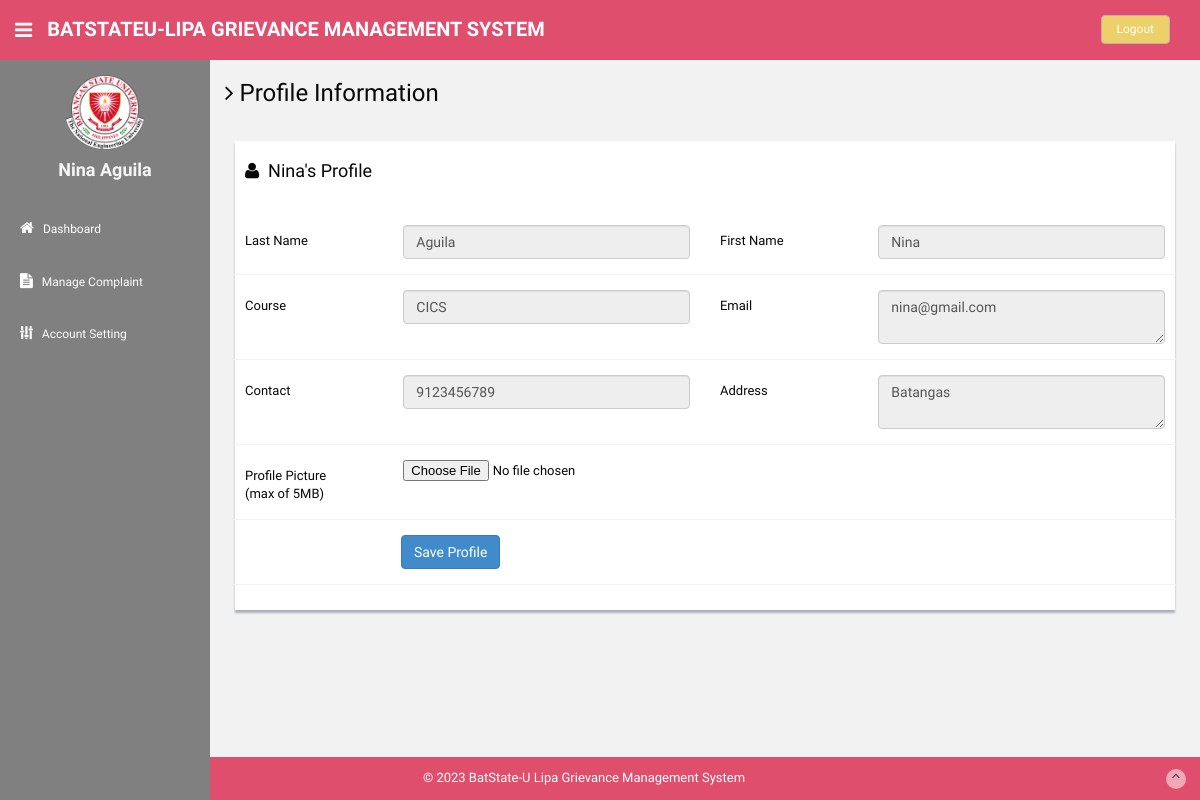
The page /employee/empprofile.php (signed in) on the database its author committed.
### tables this page shows
CREATE TABLE IF NOT EXISTS `tbempcontact` (
  `id` int NOT NULL AUTO_INCREMENT,
  `empid` int NOT NULL,
  `password` varchar(255) NOT NULL,
  `email` varchar(255) NOT NULL,
  `contact_no` bigint NOT NULL,
  `address` varchar(255) NOT NULL,
  `profile_picture` varchar(255) DEFAULT NULL,
  PRIMARY KEY (`id`),
  KEY `empid` (`empid`)
);

CREATE TABLE IF NOT EXISTS `tbempinfo` (
  `empid` int NOT NULL AUTO_INCREMENT,
  `lastname` varchar(25) NOT NULL,
  `firstname` varchar(25) NOT NULL,
  `department` varchar(20) NOT NULL,
  PRIMARY KEY (`empid`)
);

### employee/empprofile.php (the view, shortened to what this page needs)
<!DOCTYPE html>
<html lang="en">
<head>
  <link href="assets/css/bootstrap.css" rel="stylesheet">
  <link href="assets/font-awesome/css/font-awesome.css" rel="stylesheet" />
  <link rel="stylesheet" type="text/css" href="assets/js/bootstrap-datepicker/css/datepicker.css" />
  <link rel="stylesheet" type="text/css" href="assets/js/bootstrap-daterangepicker/daterangepicker.css" />
  <link href="assets/css/style.css" rel="stylesheet">
  <link href="assets/css/style-responsive.css" rel="stylesheet">
</head>
<body>
  <section id="container">
    <?php include("includes/header.php"); ?>
    <?php include("includes/sidebar.php"); ?>
    <section id="main-content">
      <section class="wrapper">
        <h3><i class="fa fa-angle-right"></i> Profile Information</h3>
        <div class="row mt">
          <div class="col-lg-12">
            <div class="form-panel">
              <?php
              $email = $_SESSION['login'];
              $query = mysqli_query($bd, "SELECT empinfo.*, empcontact.*
                FROM tbempinfo AS empinfo
                INNER JOIN tbempcontact AS empcontact ON empinfo.empid = empcontact.empid
                WHERE empcontact.email = '$email'");
              if ($query) {
                while ($row = mysqli_fetch_array($query)) {
              ?>
                  <h4 class="mb"><i class="fa fa-user"></i>&nbsp;&nbsp;<?php echo htmlentities($row['firstname']); ?>'s Profile</h4><br>
                  <form class="form-horizontal style-form" method="post" name="profile">
                    <div class="form-group">
                      <label class="col-sm-2 col-sm-2 control-label">Last Name</label>
                      <div class="col-sm-4">
                        <input type="text" name="lastname" required="required" value="<?php echo htmlentities($row['lastname']); ?>" class="form-control" readonly>
                      </div>
                      <label class="col-sm-2 col-sm-2 control-label">First Name</label>
                      <div class="col-sm-4">
                        <input type="text" name="firstname" required="required" value="<?php echo htmlentities($row['firstname']); ?>" class="form-control" readonly>
                      </div>
                    </div>
                    <div class="form-group">
                      <label class="col-sm-2 col-sm-2 control-label">Course</label>
                      <div class="col-sm-4">
                        <input type="text" name="course" required="required" value="<?php echo htmlentities($row['department']); ?>" class="form-control" readonly>
                      </div>
                      <label class="col-sm-2 col-sm-2 control-label">Email</label>
                      <div class="col-sm-4">
                        <textarea name="email" required="required" class="form-control" readonly><?php echo htmlentities($row['email']); ?></textarea>
                      </div>
                    </div>
                    <div class="form-group">
                      <label class="col-sm-2 col-sm-2 control-label">Contact</label>
                      <div class="col-sm-4">
                        <input type="text" name="contactno" required="required" value="<?php echo htmlentities($row['contact_no']); ?>" class="form-control" readonly>
                      </div>
                      <label class="col-sm-2 col-sm-2 control-label">Address</label>
                      <div class="col-sm-4">
                        <textarea name="address" required="required" class="form-control" readonly><?php echo htmlentities($row['address']); ?></textarea>
                      </div>
                    </div>
                  </form>
                  <form class="form-horizontal style-form" method="post" name="profile" enctype="multipart/form-data">
                    <div class="form-group">
                      <label class="col-sm-2 col-sm-2 control-label">Profile Picture <br> (max of 5MB)</label>
                      <div class="col-sm-4">
                        <input type="file" name="profile">
                      </div>
                    </div>
                    <div class="form-group">
                      <div class="col-sm-10" style="padding-left:18%">
                        <button type="submit" class="btn btn-primary">Save Profile</button>
                      </div>
                    </div>
                  </form>
              <?php
                }
              } else {
                echo "Error executing query: " . mysqli_error($bd);
              }
              ?>
              <div class="form-group">
                <div class="col-sm-10" style="padding-left:25% ">
                </div>
              </div>
            </div>
          </div>
        </div>
      </section>
    </section>
    <?php include("includes/footer.php"); ?>
  </section>
</body>
</html>

### employee/assets/css/style.css (style rules this page uses)
body { color: #090808; background: #f2f2f2; font-family: 'Ruda', sans-serif; padding: 0px !important; margin: 0px !important; font-size:13px; }
#container { width: 100%; height: 100%; }
.mt { margin-top: 25px; }
.mb { margin-bottom: 25px; }
#main-content { margin-left: 210px; }
.wrapper { display: inline-block; margin-top: 60px; padding-left: 15px; padding-right: 15px; padding-bottom: 15px; padding-top: 0px; width: 100%; }
.form-panel { background: #ffffff; margin: 10px; padding: 10px; box-shadow: 0px 3px 2px #aab2bd; text-align: left; }
label { font-weight: 400; }
.form-horizontal.style-form .form-group { border-bottom: 1px solid #eff2f7; padding-bottom: 15px; margin-bottom: 15px; }
@media (min-width: 768px) { .form-horizontal .control-label { text-align: left; } }

### rows shown on the page
tbempcontact: empid.firstname "Nina", lastname "Aguila", firstname "Nina", course "CICS", email "nina@gmail.com", contactno "9123456789", address "Batangas"

### other values the page prints
$row['fullname'] "Nina Aguila"
